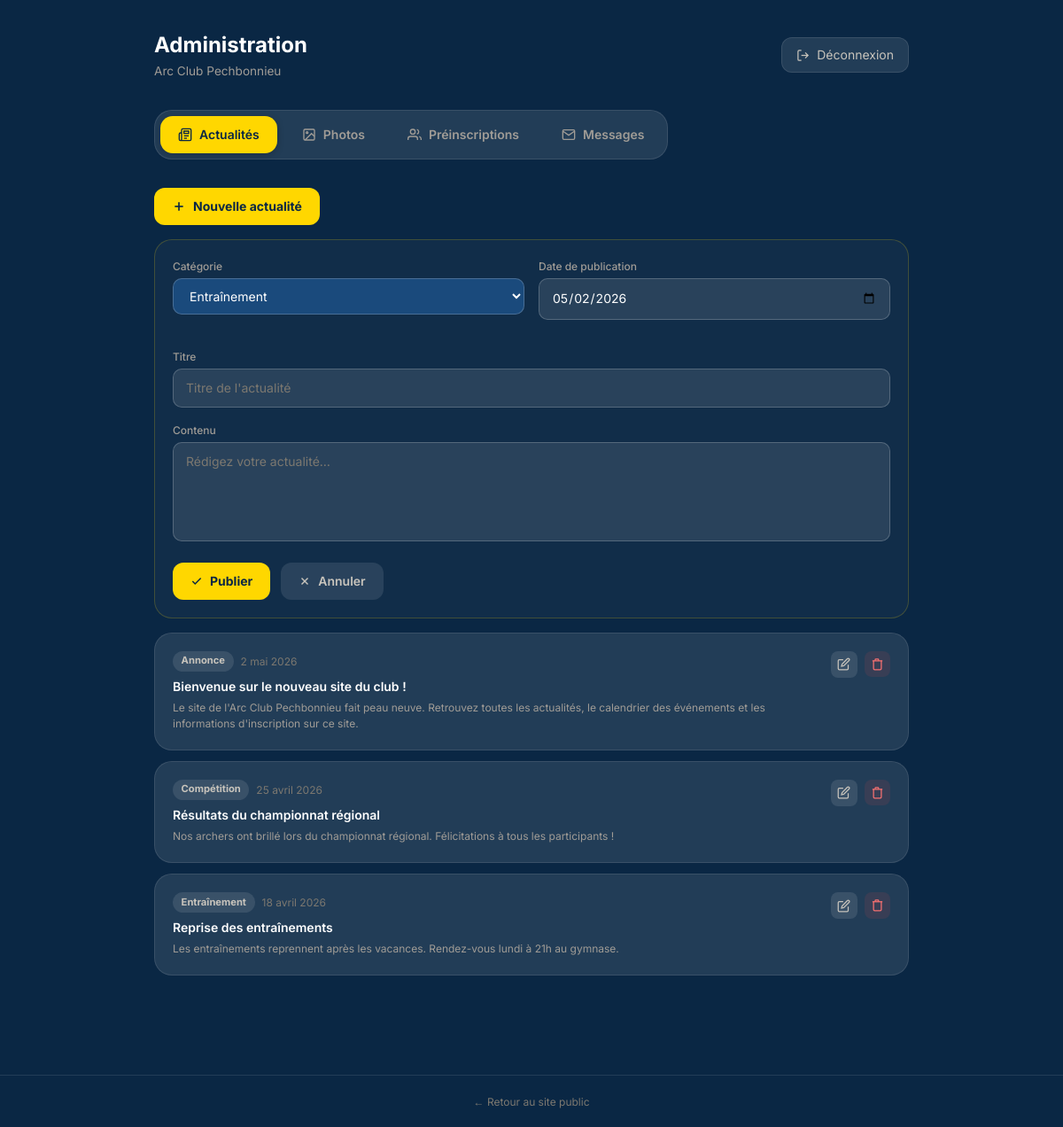
The app's page /admin/?tab=news&add=1 (signed in) with its own data.
### tables this page shows
CREATE TABLE IF NOT EXISTS `news` (
  `id`           INT UNSIGNED NOT NULL AUTO_INCREMENT,
  `tag`          VARCHAR(50)  NOT NULL DEFAULT 'Annonce',
  `title`        VARCHAR(255) NOT NULL,
  `body`         TEXT         NOT NULL,
  `published_at` DATE         NOT NULL,
  `created_at`   DATETIME     NOT NULL DEFAULT CURRENT_TIMESTAMP,
  PRIMARY KEY (`id`),
  KEY `idx_published` (`published_at`)
);

### inc/functions.php (called while the page is built, shortened)
<?php
function h(string $s): string {
    return htmlspecialchars($s, ENT_QUOTES | ENT_SUBSTITUTE, 'UTF-8');
}
function formatDateFR(string $date): string {
    $months = ['', 'janvier', 'février', 'mars', 'avril', 'mai', 'juin',
               'juillet', 'août', 'septembre', 'octobre', 'novembre', 'décembre'];
    $ts = strtotime($date);
    return intval(date('j', $ts)) . ' ' . $months[intval(date('n', $ts))] . ' ' . date('Y', $ts);
}

### inc/config.php (called while the page is built, shortened)
<?php
function db(): PDO {
    static $pdo = null;
    if ($pdo === null) {
        $dsn = 'mysql:host=' . DB_HOST . ';dbname=' . DB_NAME . ';charset=' . DB_CHARSET;
        $pdo = new PDO($dsn, DB_USER, DB_PASS, [
            PDO::ATTR_ERRMODE            => PDO::ERRMODE_EXCEPTION,
            PDO::ATTR_DEFAULT_FETCH_MODE => PDO::FETCH_ASSOC,
            PDO::ATTR_EMULATE_PREPARES   => false,
        ]);
    }
    return $pdo;
}

### admin/partials/news.php (the view, shortened to what this page needs)
<?php
$tags = ['Entraînement', 'Compétition', 'Annonce', 'Club'];
$editId   = intval($_GET['edit'] ?? 0);
$showForm = isset($_GET['add']) || $editId > 0;
$editItem = null;
$allNews = db()->query("SELECT * FROM news ORDER BY published_at DESC")->fetchAll();
?>
<a href="?tab=news&add=1" class="btn-admin-add">
  <svg width="16" height="16" viewBox="0 0 24 24" fill="none" stroke="currentColor" stroke-width="2.5"><line x1="12" y1="5" x2="12" y2="19"/><line x1="5" y1="12" x2="19" y2="12"/></svg>
  Nouvelle actualité
</a>
<?php if ($showForm): ?>
<form method="POST" class="admin-card-form">
  <div class="admin-row">
    <div class="admin-form-group">
      <label class="admin-label">Catégorie</label>
      <select name="tag" class="admin-select">
        <?php foreach ($tags as $t): ?>
          <option value="<?= h($t) ?>" <?= ($editItem['tag'] ?? $tags[0]) === $t ? 'selected' : '' ?>><?= h($t) ?></option>
        <?php endforeach; ?>
      </select>
    </div>
    <div class="admin-form-group">
      <label class="admin-label">Date de publication</label>
      <input type="date" name="published_at" value="<?= h($editItem['published_at'] ?? date('Y-m-d')) ?>" class="admin-input">
    </div>
  </div>
  <div class="admin-form-group">
    <label class="admin-label">Titre</label>
    <input type="text" name="title" required value="<?= h($editItem['title'] ?? '') ?>" placeholder="Titre de l'actualité" class="admin-input">
  </div>
  <div class="admin-form-group">
    <label class="admin-label">Contenu</label>
    <textarea name="body" required rows="4" placeholder="Rédigez votre actualité…" class="admin-textarea"><?= h($editItem['body'] ?? '') ?></textarea>
  </div>
  <div style="display:flex;gap:.75rem">
    <button type="submit" class="btn-admin-save">
      <svg width="14" height="14" viewBox="0 0 24 24" fill="none" stroke="currentColor" stroke-width="2.5"><polyline points="20 6 9 17 4 12"/></svg>
      <?= $editItem ? 'Enregistrer' : 'Publier' ?>
    </button>
    <a href="?tab=news" class="btn-admin-cancel">
      <svg width="14" height="14" viewBox="0 0 24 24" fill="none" stroke="currentColor" stroke-width="2.5"><line x1="18" y1="6" x2="6" y2="18"/><line x1="6" y1="6" x2="18" y2="18"/></svg>
      Annuler
    </a>
  </div>
</form>
<?php endif; ?>
<?php if (empty($allNews)): ?>
  <p style="color:var(--stone4);text-align:center;padding:3rem 0;font-size:.875rem">Aucune actualité.</p>
<?php else: ?>
  <div style="display:flex;flex-direction:column;gap:.75rem">
    <?php foreach ($allNews as $item): ?>
      <div class="admin-card">
        <div class="admin-card-body" style="display:flex;align-items:flex-start;gap:1rem">
          <div style="flex:1;min-width:0">
            <div style="display:flex;flex-wrap:wrap;align-items:center;gap:.5rem;margin-bottom:.375rem">
              <span style="background:var(--white10);color:var(--stone2);font-size:.7rem;font-weight:700;padding:.15rem .6rem;border-radius:9999px"><?= h($item['tag']) ?></span>
              <span style="color:var(--stone5);font-size:.75rem"><?= formatDateFR($item['published_at']) ?></span>
            </div>
            <p style="color:#fff;font-weight:600;font-size:.875rem;margin-bottom:.25rem"><?= h($item['title']) ?></p>
            <p style="color:var(--stone4);font-size:.75rem;line-height:1.5;overflow:hidden;display:-webkit-box;-webkit-line-clamp:2;-webkit-box-orient:vertical"><?= h($item['body']) ?></p>
          </div>
          <div style="display:flex;align-items:center;gap:.5rem;flex-shrink:0">
            <a href="?tab=news&edit=<?= $item['id'] ?>" class="btn-edit">
              <svg width="15" height="15" viewBox="0 0 24 24" fill="none" stroke="currentColor" stroke-width="2"><path d="M11 4H4a2 2 0 0 0-2 2v14a2 2 0 0 0 2 2h14a2 2 0 0 0 2-2v-7"/><path d="M18.5 2.5a2.121 2.121 0 0 1 3 3L12 15l-4 1 1-4 9.5-9.5z"/></svg>
            </a>
            <form method="POST" style="display:inline" onsubmit="return confirm('Supprimer cette actualité ?')">
              <button type="submit" class="btn-delete">
                <svg width="15" height="15" viewBox="0 0 24 24" fill="none" stroke="currentColor" stroke-width="2"><polyline points="3 6 5 6 21 6"/><path d="M19 6v14a2 2 0 0 1-2 2H7a2 2 0 0 1-2-2V6m3 0V4a1 1 0 0 1 1-1h4a1 1 0 0 1 1 1v2"/></svg>
              </button>
            </form>
          </div>
        </div>
      </div>
    <?php endforeach; ?>
  </div>
<?php endif; ?>

### assets/css/style.css (style rules this page uses)
:root { --navy: #0a2744; --navy2: #1a4a7c; --gold: #ffd700; --gold2: #f5ca00; --green: #3cb371; --white10: rgba(255,255,255,.10); --white20: rgba(255,255,255,.20); --stone2: #c8c4bc; --stone4: #a09c96; --stone5: #7c7870; --radius: 1rem; }
*,*::before,*::after { box-sizing:border-box;margin:0;padding:0 }
html { scroll-behavior:smooth }
body { font-family:'Inter',system-ui,sans-serif;background:var(--navy);color:#e7e3dc;line-height:1.6;-webkit-font-smoothing:antialiased }
a { color:inherit;text-decoration:none }
button { cursor:pointer;font:inherit;border:none;background:none }
.admin-body { background:var(--navy);min-height:100vh;color:#e7e3dc;font-family:'Inter',sans-serif }
.admin-card { background:var(--white10);border:1px solid var(--white10);border-radius:1.25rem;overflow:hidden }
.admin-card-body { padding:1.25rem }
.admin-card-form { padding:1.25rem;border:1px solid rgba(255,215,0,.2);background:rgba(255,255,255,.03);border-radius:1.25rem;margin-bottom:1rem }
.admin-input,.admin-select,.admin-textarea { width:100%;padding:.625rem .875rem;border-radius:.625rem;border:1px solid var(--white20);background:var(--white10);color:#fff;font:inherit;font-size:.875rem;outline:none;transition:border-color .2s,box-shadow .2s }
.admin-select { background-color:var(--navy2) }
.admin-input::placeholder,.admin-textarea::placeholder { color:var(--stone5) }
.admin-textarea { resize:none }
.admin-label { display:block;font-size:.75rem;font-weight:500;color:var(--stone4);margin-bottom:.25rem }
.admin-row { display:grid;grid-template-columns:1fr 1fr;gap:1rem;margin-bottom:1rem }
.admin-form-group { margin-bottom:1rem }
.btn-admin-save { display:inline-flex;align-items:center;gap:.5rem;background:var(--gold);color:var(--navy);font-weight:700;font-size:.875rem;padding:.625rem 1.25rem;border-radius:.75rem;transition:background .2s;border:none;cursor:pointer }
.btn-admin-cancel { display:inline-flex;align-items:center;gap:.5rem;background:var(--white10);color:var(--stone2);font-weight:600;font-size:.875rem;padding:.625rem 1.25rem;border-radius:.75rem;transition:background .2s;border:none;cursor:pointer }
.btn-admin-add { display:inline-flex;align-items:center;gap:.5rem;background:var(--gold);color:var(--navy);font-weight:700;font-size:.875rem;padding:.625rem 1.25rem;border-radius:.75rem;cursor:pointer;border:none;transition:background .2s;margin-bottom:1rem }
.btn-edit { padding:.45rem;background:var(--white10);color:var(--stone2);border-radius:.5rem;cursor:pointer;border:none;transition:background .2s,color .2s;display:inline-flex;align-items:center }
.btn-delete { padding:.45rem;background:rgba(239,68,68,.1);color:#f87171;border-radius:.5rem;cursor:pointer;border:none;transition:background .2s;display:inline-flex;align-items:center }

### records on screen
news: tag "Annonce", published_at "2 mai 2026", title "Bienvenue sur le nouveau site du club !", body "Le site de l'Arc Club Pechbonnieu fait peau neuve. Retrouvez toutes les actualités, le calendrier des événements et les informations d'inscription sur ce site."
news: tag "Compétition", published_at "25 avril 2026", title "Résultats du championnat régional", body "Nos archers ont brillé lors du championnat régional. Félicitations à tous les participants !"
news: tag "Entraînement", published_at "18 avril 2026", title "Reprise des entraînements", body "Les entraînements reprennent après les vacances. Rendez-vous lundi à 21h au gymnase."

### other values on screen
form field tag "Entraînement"
